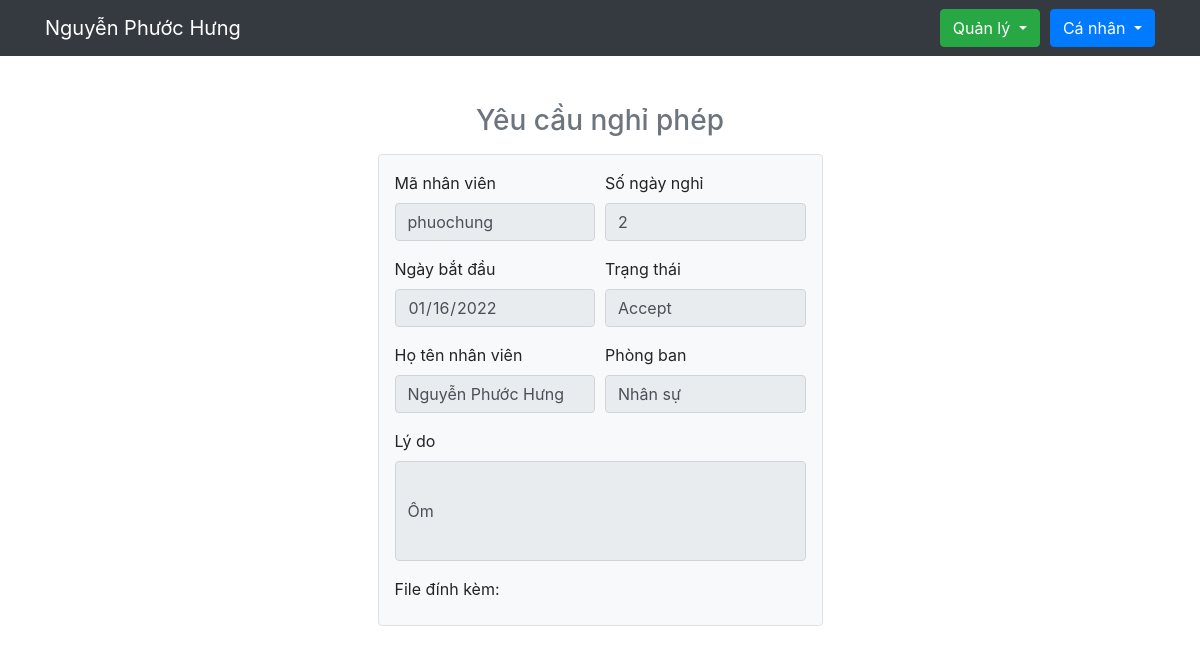
/views/dayoff_detail.php?id=61e2946dd915b (signed in), run on the app's committed database.
### tables this page shows
CREATE TABLE `day_off` (
  `id` varchar(50) NOT NULL,
  `employeeId` varchar(50) NOT NULL,
  `day_start` date NOT NULL,
  `reason` varchar(100) NOT NULL,
  `result` varchar(50) NOT NULL,
  `reason_result` varchar(100) DEFAULT NULL,
  `department_id` varchar(50) NOT NULL,
  `num_day_off` varchar(50) NOT NULL,
  `day_off_request` varchar(50) NOT NULL,
  `tag_file` varchar(100) NOT NULL,
  `day_off_response` date DEFAULT NULL,
  `date_request` date DEFAULT NULL
);

CREATE TABLE `account` (
  `username` varchar(50) NOT NULL,
  `fullname` varchar(50) NOT NULL,
  `hash_password` varchar(100) NOT NULL,
  `possition` varchar(50) NOT NULL,
  `department` varchar(50) DEFAULT NULL,
  `avatar` varchar(500) DEFAULT NULL,
  `id` varchar(50) NOT NULL,
  `phone` varchar(50) DEFAULT NULL,
  `gender` int(11) DEFAULT NULL,
  `birthday` varchar(50) DEFAULT NULL,
  `workday` varchar(50) DEFAULT NULL,
  `address` varchar(100) DEFAULT NULL
);

CREATE TABLE `department` (
  `id` varchar(50) NOT NULL,
  `name` varchar(50) NOT NULL,
  `room` varchar(50) NOT NULL,
  `detail` varchar(50) NOT NULL
);

### admin/db.php (called while the page is built, shortened)
<?php
function open_database()
{
    $conn = new mysqli(host, user, pass, db);
    $conn->set_charset("utf8");
    return $conn;
}
function get_department($id)
{
    $sql = 'select * from department where id = ?';
    $conn = open_database();
    $stm = $conn->prepare($sql);
    $stm->bind_param('s', $id);
    if (!$stm->execute()) {
        return array('code' => 1, 'error' => 'Can not execute command');
    }
    $result = $stm->get_result();
    return $result->fetch_assoc();
}
function get_users($id)
{
    $sql = 'select * from account where username = ?';
    $conn = open_database();
    $stm = $conn->prepare($sql);
    $stm->bind_param('s', $id);
    if (!$stm->execute()) {
        return array('code' => 1, 'error' => 'Can not execute command');
    }
    $result = $stm->get_result();
    return $result->fetch_assoc();
}
function get_detail_dayoff($id)
{
    $sql = 'SELECT * FROM `day_off` where id = ?';
    $conn = open_database();
    $stm = $conn->prepare($sql);
    $stm->bind_param('s', $id);
    if (!$stm->execute()) {
        return array('code' => 1, 'error' => 'Can not execute command');
    }
    $result = $stm->get_result();
    return $result->fetch_assoc();
}

### views/dayoff_detail.php (the view, shortened to what this page needs)
<?php
if ($_SESSION['possition'] == "admin") {
    include_once "../views/navbar_admin.php";
} else if ($_SESSION['possition'] == "leader") {
    include_once "../views/navbar_leader.php";
} else if ($_SESSION['possition'] == "employee"){
    include_once "../views/navbar_employee.php";
} else {
    header('Location: unknown.php');
}
require_once("../admin/db.php");
if (isset($_GET['id'])) {
    $id = $_GET['id'];
    $data = get_detail_dayoff($id);
}
if (isset($_GET['id'])) {
    $id = $_GET['id'];
    $data = get_detail_dayoff($id);
    $data1 = get_users($data['employeeId']);
    $data2 = get_department($data1['department']);
    $employeeName = $data1['fullname'];
    if ($data['tag_file'] == "" || $data['tag_file'] == " " || is_null($data['tag_file'])) {
        $namefile = '';
    } else {
        $file = explode("/", $data['tag_file']);
        if (isset($file['2'])) {
            $namefile = $file['2'];
        }
    }
} else {
    header('Location: ../views/unknown.php');
    exit();
}
?>
    <div class="container">
        <div class="row justify-content-center">
            <div class="col-md-6 col-lg-5">
                <h3 class="text-center text-secondary mt-5 mb-3">Yêu cầu nghỉ phép</h3>
                <form method="post" enctype="multipart/form-data" action="" class="border rounded w-100 mb-5 mx-auto px-3 pt-3 bg-light">
                    <div class="form-row">
                        <div class="form-group col-md-6">
                            <?php if ($data1['possition'] == 'leader') { ?>
                            <label for="">Mã trưởng phòng</label>
                            <?php
                            } else { ?>
                            <label for="">Mã nhân viên</label> <?php
                            } ?>
                            <input disabled class="form-control" type="text" value="<?= $data['employeeId'] ?>" name="" id="">
                        </div>
                        <div class="form-group col-md-6">
                            <label for="">Số ngày nghỉ</label>
                            <input disabled class="form-control" type="text" value="<?= $data['day_off_request'] ?>" name="" id="">
                        </div>
                    </div>
                    <div class="form-row">
                        <div class="form-group col-md-6">
                            <label for="">Ngày bắt đầu</label>
                            <input disabled class="form-control" type="date" value="<?= $data['day_start'] ?>" name="" id="">
                        </div>
                        <div class="form-group col-md-6">
                            <label for="">Trạng thái</label>
                            <input disabled class="form-control" type="text" value="<?= $data['result'] ?>" name="" id="">
                        </div>
                    </div>
                    <div class="form-row">
                        <div class="form-group col-md-6">
                            <label for="">Họ tên nhân viên</label>
                            <input disabled class="form-control" type="tex" value="<?= $employeeName ?>" name="" id="">
                        </div>
                        <div class="form-group col-md-6">
                            <label for="">Phòng ban</label>
                            <input disabled class="form-control" type="text" value="<?= $data2['name'] ?>" name="" id="">
                        </div>
                    </div>
                    <div class="form-group">
                        <label>Lý do</label>
                        <input disabled class="form-control" name="reason" id="reason" cols="20" rows="10" style="height:100px" placeholder="Lý do xin nghỉ" value="<?= $data['reason'] ?>"></input>
                    </div>
                    <div class="form-group">
                        <label for="">File đính kèm: <a href="<?php echo $data['tag_file'] ?>" download><?= $namefile ?></a></label>
                    </div>
                </form>
            </div>
        </div>
    </div>

### data on the page
day_off: employeeId "phuochung", day_off_request "2", day_start "01/16/2022", result "Accept", reason "Ốm"
account: fullname "Nguyễn Phước Hưng"
department: name "Nhân sự"

### other printed values
$_SESSION['fullname'] "Nguyễn Phước Hưng"
